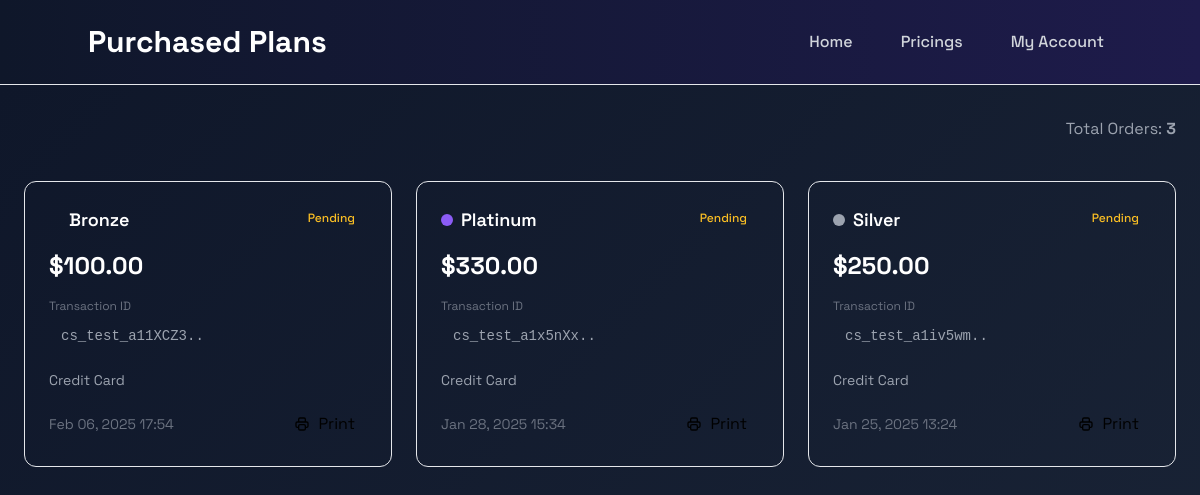
Screenshot of /orders/ (signed in) with the database file from the repository.
### base/models.py (models this page shows, shortened)
class Subscription(models.Model):
    STATUS_CHOICES = [
        ('Pending', 'Pending'),
        ('Completed', 'Completed'),
        ('Cancelled', 'Cancelled'),
    ]
    PLAN_CHOICES = [
        ('Bronze', 'Bronze'),
        ('Silver', 'Silver'),
        ('Gold', 'Gold'),
        ('Platinum', 'Platinum'),
        ('None', 'None'),
    ]
    PAYMENT_METHODS = [
        ('Credit Card', 'Credit Card'),
        ('PayPal', 'PayPal'),
    ]
    user = models.ForeignKey(User, on_delete=models.CASCADE, related_name="orders", default=None)
    django_id = models.CharField(max_length=255, unique=True, default='')
    stripe_transaction_id = models.CharField(max_length=255, null=True, blank=True, default='')
    list_of_items = models.JSONField(default=dict)
    status = models.CharField(max_length=50, choices=STATUS_CHOICES, default='Pending')
    datetime = models.DateTimeField(auto_now_add=True)
    cost = models.DecimalField(max_digits=10, decimal_places=2, default=0.00)
    payment = models.CharField(max_length=20, choices=PAYMENT_METHODS, default='Not Specified')
    purchased_plan = models.CharField(max_length=50, choices=PLAN_CHOICES, default='None')

### base/views.py (the view)
# urls.py: path("orders/", orders, name="orders"),
def orders(request):
    orders = Subscription.objects.filter(user=request.user).order_by('-datetime')
    return render(request, "order.html", {'orders': orders})

### base/templates/order.html (shortened to what this page needs)
{% include 'navbar.html' %}
{% block content %}
<div class="orders-bg min-h-screen p-6">
    <div class="max-w-7xl mx-auto">
        <div class="flex justify-between items-center mb-8 slide-up">
            <h1 class="text-4xl font-bold bg-gradient-to-r from-violet-400 to-purple-600 bg-clip-text text-transparent">
            </h1>
            <span class="text-gray-400">
                Total Orders:
                <span class="text-violet-400 font-bold">{{ orders|length }}</span>
            </span>
        </div>
        {% if orders %}
        <div class="grid grid-cols-1 md:grid-cols-2 lg:grid-cols-3 gap-6">
            {% for o in orders %}
            <div class="scale-in card-hover" style="animation-delay: {{ forloop.counter0 }}00ms">
                <div class="bg-gray-900/80 backdrop-blur-xl border border-gray-800/50 rounded-xl overflow-hidden">
                    <div class="p-6">
                        <div class="flex justify-between items-start mb-4">
                            <div class="flex items-center gap-2">
                                <div class="w-3 h-3 rounded-full
                                    {% if o.purchased_plan == 'Bronze' %}bg-amber-700
                                    {% elif o.purchased_plan == 'Silver' %}bg-gray-400
                                    {% elif o.purchased_plan == 'Gold' %}bg-yellow-500
                                    {% elif o.purchased_plan == 'Platinum' %}bg-purple-500{% endif %}">
                                </div>
                                <span class="text-lg font-semibold text-white">{{ o.purchased_plan }}</span>
                            </div>
                            <span class="px-3 py-1 rounded-full text-xs font-medium
                                {% if o.status == 'Completed' %}bg-green-500/10 text-green-400
                                {% elif o.status == 'Pending' %}bg-yellow-500/10 text-yellow-400
                                {% else %}bg-red-500/10 text-red-400{% endif %}">
                                {{ o.status }}
                            </span>
                        </div>
                        <div class="mb-4">
                            <span class="text-2xl font-bold text-white">${{ o.cost }}</span>
                        </div>
                        <div class="mb-4">
                            <label class="text-xs text-gray-500 block mb-1">Transaction ID</label>
                            <div class="font-mono text-sm text-gray-400 bg-gray-800/50 rounded-lg px-3 py-2">
                                {{ o.stripe_transaction_id|slice:":15" }}..
                            </div>
                        </div>
                        <div class="flex items-center gap-2 mb-4">
                            <span class="text-gray-400 text-sm">{{ o.payment }}</span>
                        </div>
                        <div class="flex justify-between items-center">
                            <div class="text-gray-500 text-sm">
                                {{ o.datetime|date:"M d, Y H:i" }}
                            </div>
                            <button onclick="printTransaction('{{ o.stripe_transaction_id }}', '{{ o.purchased_plan }}', '{{ o.cost }}', '{{ o.status }}', '{{ o.payment }}', '{{ o.datetime|date:"M d, Y H:i" }}')"
                                class="flex items-center gap-2 px-3 py-1.5 bg-violet-500/10 text-violet-400 rounded-lg hover:bg-violet-500/20 transition-colors duration-200">
                                Print
                            </button>
                        </div>
                    </div>
                </div>
            </div>
            {% endfor %}
        </div>
        {% endif %}
    </div>
</div>
{% endblock %}

### base/templates/order.html (style rules this page uses)
.orders-bg { background: linear-gradient(-45deg, #1a1a1a, #1e1b4b, #1e293b, #0f172a); background-size: 400% 400%; animation: gradient 15s ease infinite; }
.scale-in { animation: scale-in 0.6s ease-out forwards; }
.slide-up { animation: slide-up 0.8s ease-out forwards; }
.card-hover { transition: all 0.3s ease; }

### rows the page displays
Subscription: purchased_plan "Bronze", status "Pending", cost "100.00", stripe_transaction_id "cs_test_a11XCZ3", payment "Credit Card", datetime "Feb 06, 2025 17:54"
Subscription: purchased_plan "Platinum", status "Pending", cost "330.00", stripe_transaction_id "cs_test_a1x5nXx", payment "Credit Card", datetime "Jan 28, 2025 15:34"
Subscription: purchased_plan "Silver", status "Pending", cost "250.00", stripe_transaction_id "cs_test_a1iv5wm", payment "Credit Card", datetime "Jan 25, 2025 13:24"

### other values shown
{{ orders|length }} "3"
